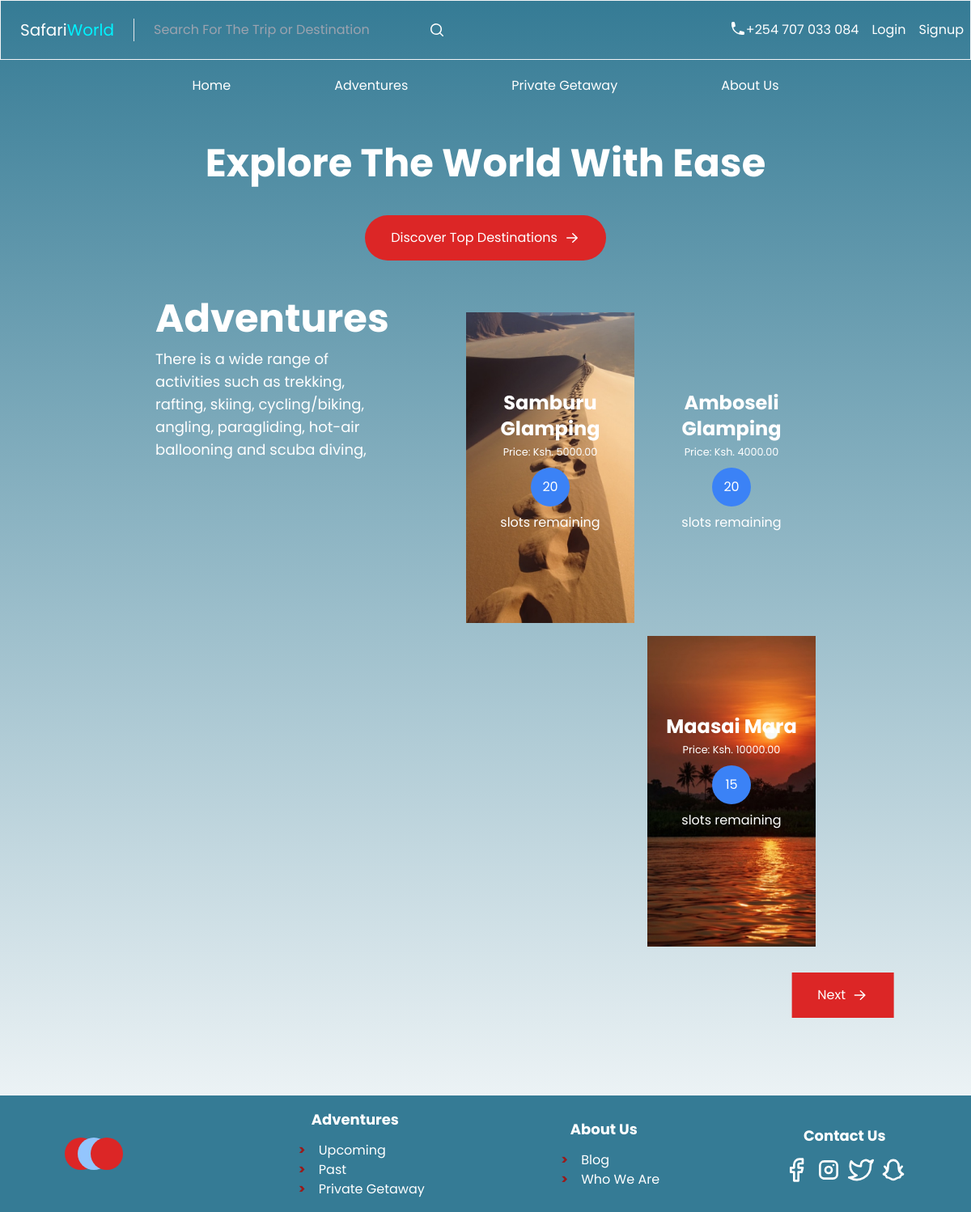
Page /adventures/ on the committed database.
### booking/models.py (models this page shows, shortened)
class BaseModel(models.Model):
    id = models.UUIDField(primary_key=True, default=uuid.uuid4, editable=False)
    created_at = models.DateTimeField(auto_now_add=True)
    updated_at = models.DateTimeField(auto_now=True)
    class Meta:
        abstract = True

class Adventure(BaseModel):
    name = models.CharField(max_length=250)
    place_id = models.ForeignKey(Place, on_delete=models.SET_NULL, null=True, related_name='adventures')
    description = models.CharField(max_length=1024)
    departure_date = models.DateField()
    return_date = models.DateField()
    price = models.DecimalField(max_digits=10, decimal_places=2)
    slots = models.IntegerField()
    age_limit = models.IntegerField(default=0)
    activities = models.CharField(max_length=250)
    image = models.FileField(upload_to='images', null=True)

### booking/views.py (the view)
# urls.py: path('adventures/', views.adventures, name='adventures'),
def adventures(request):
    p = Paginator(Adventure.objects.all(), 3)
    page = request.GET.get('page')
    adventures = p.get_page(page)
    context = {"adventures": adventures}
    return render(request, 'booking/all_adventures.html', context)

### booking/templates/booking/all_adventures.html (shortened to what this page needs)
{% extends 'booking/base.html' %} {% load static %} {% block content %}
<section class="mx-16 my-12 text-white md:flex md:mx-48">
  <div class="w-full sm:w-4/12">
    <h2 class="mb-3 text-5xl font-bold">Adventures</h2>
    <p class="mb-3 text-lg whitespace-normal">
      There is a wide range of activities such as trekking, rafting, skiing,
      cycling/biking, angling, paragliding, hot-air ballooning and scuba diving,
    </p>
  </div>
  <div
    class="flex flex-wrap items-end justify-end w-full mx-auto space-x-4 space-y-4 sm:w-10/12 px-auto"
  >
    {% for adventure in adventures %}
    <div
      class="bg-[url('/static/{{ adventure.image }}')] w-full md:w-1/3 lg:w-52 xl:w-60 h-96 bg-center bg-cover text-center pt-24 group transition ease-in-out delay-150 hover:scale-105"
    >
      <p class="text-2xl font-bold">{{ adventure.name}}</p>
      <small>Price: Ksh. {{ adventure.price}}</small>
      <span
        class="flex items-center justify-center w-12 h-12 mx-auto my-2 bg-blue-500 rounded-full"
        >{{ adventure.slots}}
      </span>
      <p>slots remaining</p>
    </div>
    {% endfor %}
    <div class="flex justify-center basis-full">
       {% if adventures.has_next %}
      <div
        class="flex items-center bg-red-600 py-4 my-4 px-8 max-w-fit md:translate-x-[235%]"
      >
        <a
          href="?page={{ adventures.next_page_number }}"
          class="pr-2 text-white"
          >Next</a
        >
        <svg
          xmlns="http://www.w3.org/2000/svg"
          viewBox="0 0 20 20"
          fill="currentColor"
          class="w-5 h-5 text-white"
        >
          <path
            fill-rule="evenodd"
            d="M3 10a.75.75 0 01.75-.75h10.638L10.23 5.29a.75.75 0 111.04-1.08l5.5 5.25a.75.75 0 010 1.08l-5.5 5.25a.75.75 0 11-1.04-1.08l4.158-3.96H3.75A.75.75 0 013 10z"
            clip-rule="evenodd"
          />
        </svg>
      </div>
      {% endif %}
    </div>
  </div>
</section>
{% endblock%}

### booking/templates/booking/base.html (style rules this page uses)
body { font-family: "Poppins" !important; }

### rows in the picture
Adventure: image (picture), name "Samburu Glamping", price "5000.00", slots "20"
Adventure: name "Amboseli Glamping", price "4000.00", slots "20"
Adventure: image (picture), name "Maasai Mara", price "10000.00", slots "15"
